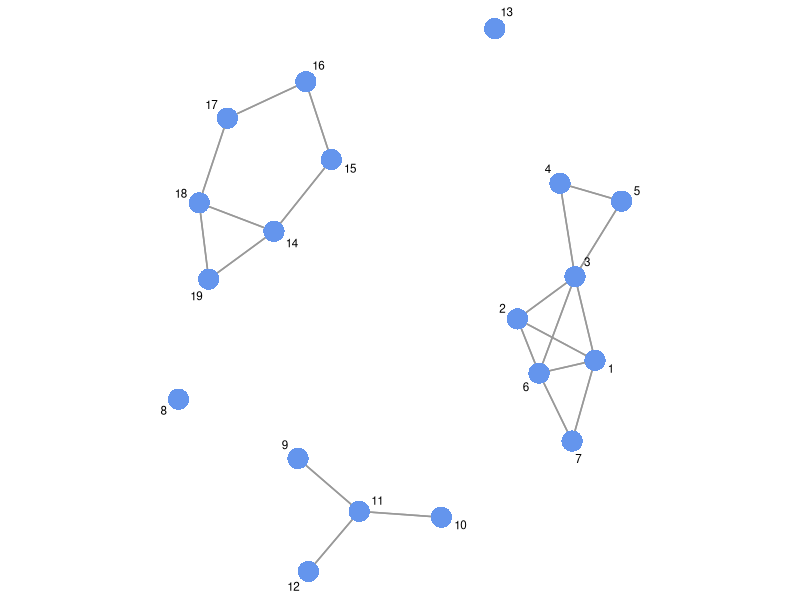
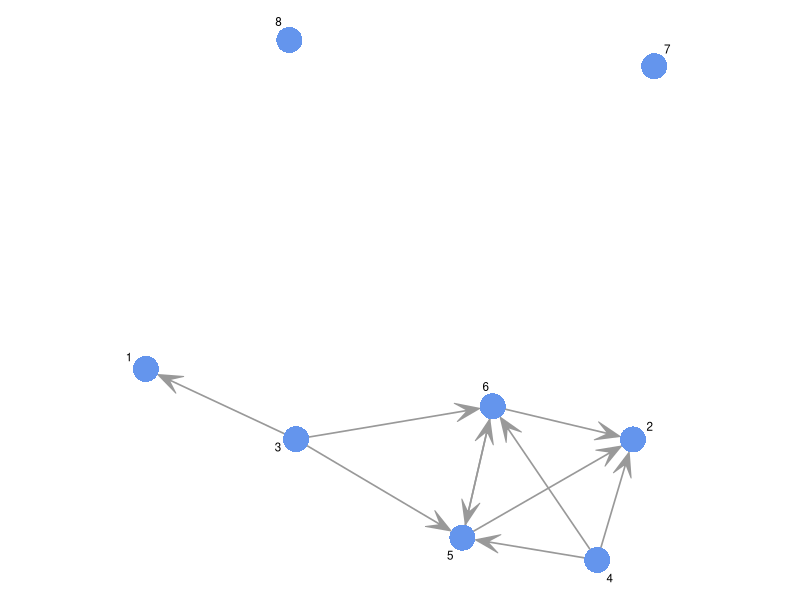
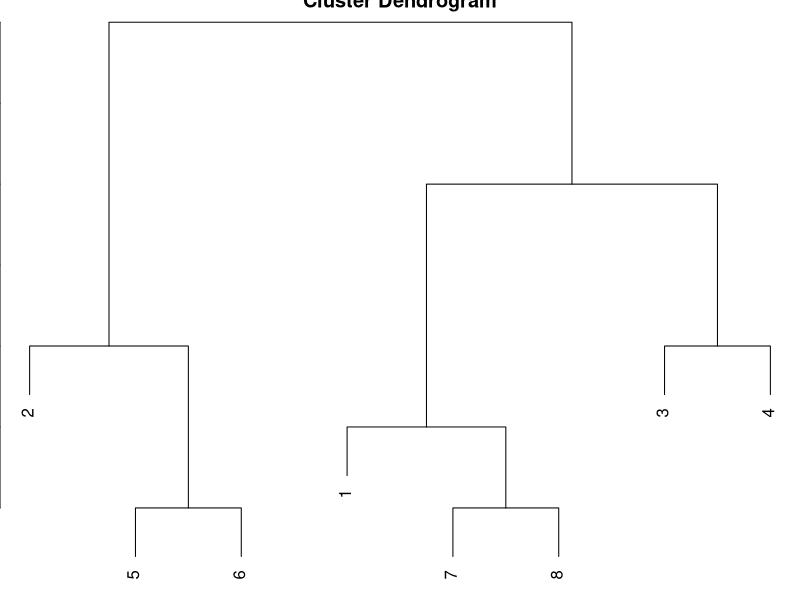
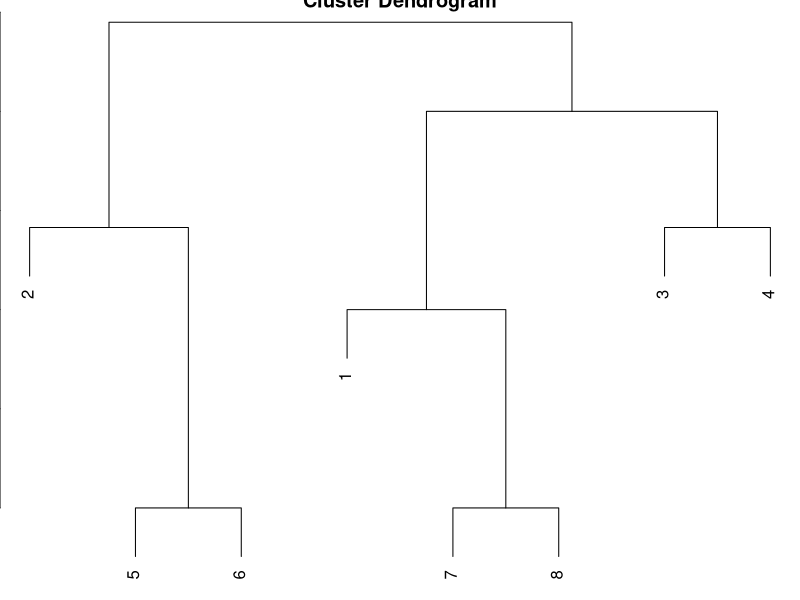

Recreate these plots in R, in order.
## ---- chunk 1
library(sna)

network<-matrix(c(
  0,1,1,0,0,1,1,0,0,0,0,0,0,0,0,0,0,0,0,
  1,0,1,0,0,1,0,0,0,0,0,0,0,0,0,0,0,0,0,
  1,1,0,1,1,1,0,0,0,0,0,0,0,0,0,0,0,0,0,
  0,0,1,0,1,0,0,0,0,0,0,0,0,0,0,0,0,0,0,
  0,0,1,1,0,0,0,0,0,0,0,0,0,0,0,0,0,0,0,
  1,1,1,0,0,0,1,0,0,0,0,0,0,0,0,0,0,0,0,
  1,0,0,0,0,1,0,0,0,0,0,0,0,0,0,0,0,0,0,
  0,0,0,0,0,0,0,0,0,0,0,0,0,0,0,0,0,0,0,
  0,0,0,0,0,0,0,0,0,0,1,0,0,0,0,0,0,0,0,
  0,0,0,0,0,0,0,0,0,0,1,0,0,0,0,0,0,0,0,
  0,0,0,0,0,0,0,0,1,1,0,1,0,0,0,0,0,0,0,
  0,0,0,0,0,0,0,0,0,0,1,0,0,0,0,0,0,0,0,
  0,0,0,0,0,0,0,0,0,0,0,0,0,0,0,0,0,0,0,
  0,0,0,0,0,0,0,0,0,0,0,0,0,0,1,0,0,1,1,
  0,0,0,0,0,0,0,0,0,0,0,0,0,1,0,1,0,0,0,
  0,0,0,0,0,0,0,0,0,0,0,0,0,0,1,0,1,0,0,
  0,0,0,0,0,0,0,0,0,0,0,0,0,0,0,1,0,1,0,
  0,0,0,0,0,0,0,0,0,0,0,0,0,1,0,0,1,0,1,
  0,0,0,0,0,0,0,0,0,0,0,0,0,1,0,0,0,1,0),19,19)

par(mar=c(0,0,0,0))
gplot(network,
      displaylabels=TRUE,
      edge.lwd=0.5,
      vertex.lty = 0.5,
      edge.col = "grey60",
      vertex.col = "cornflowerblue",
      vertex.cex = 1,
      label.cex = 0.7,
      usearrows=FALSE, 
      gmode="graph"
)
## ---- chunk 2
clique.census(network, mode = "graph")$clique.count
## ---- chunk 3
# Equivalence
network_2<-matrix(c(
  0,0,0,0,0,0,0,0,
  0,0,0,0,0,0,0,0,
  1,0,0,0,1,1,0,0,
  0,1,0,0,1,1,0,0,
  0,1,0,0,0,1,0,0,
  0,1,0,0,1,0,0,0,
  0,0,0,0,0,0,0,0,
  0,0,0,0,0,0,0,0),8,8,byrow=T)

par(mar=c(0,0,0,0))
gplot(network_2,
      displaylabels=TRUE,
      edge.lwd=0.5,
      vertex.lty = 0.5,
      edge.col = "grey60",
      vertex.col = "cornflowerblue",
      vertex.cex = 1,
      label.cex = 0.7, 
      gmode="digraph")
## ---- chunk 4
# Hamming Structural Equivalence
network_2_SEH<-sedist(network_2, method="hamming")
network_2_SEH
## ---- chunk 5
## Clustering on hamming distance
network_2_SEHD<-as.dist(network_2_SEH)
network_2_SEHD_HC<-hclust(network_2_SEHD,method="complete")
plot(network_2_SEHD_HC)
## ---- chunk 6
# Euclidean Structural Equivalence
network_2_SEE<-sedist(network_2, method="euclidean")
network_2_SEE
## ---- chunk 7
## Clustering on euclidean distance
network_2_SEED<-as.dist(network_2_SEE)
network_2_SEED_HC<-hclust(network_2_SEED,method="complete")
plot(network_2_SEED_HC)
